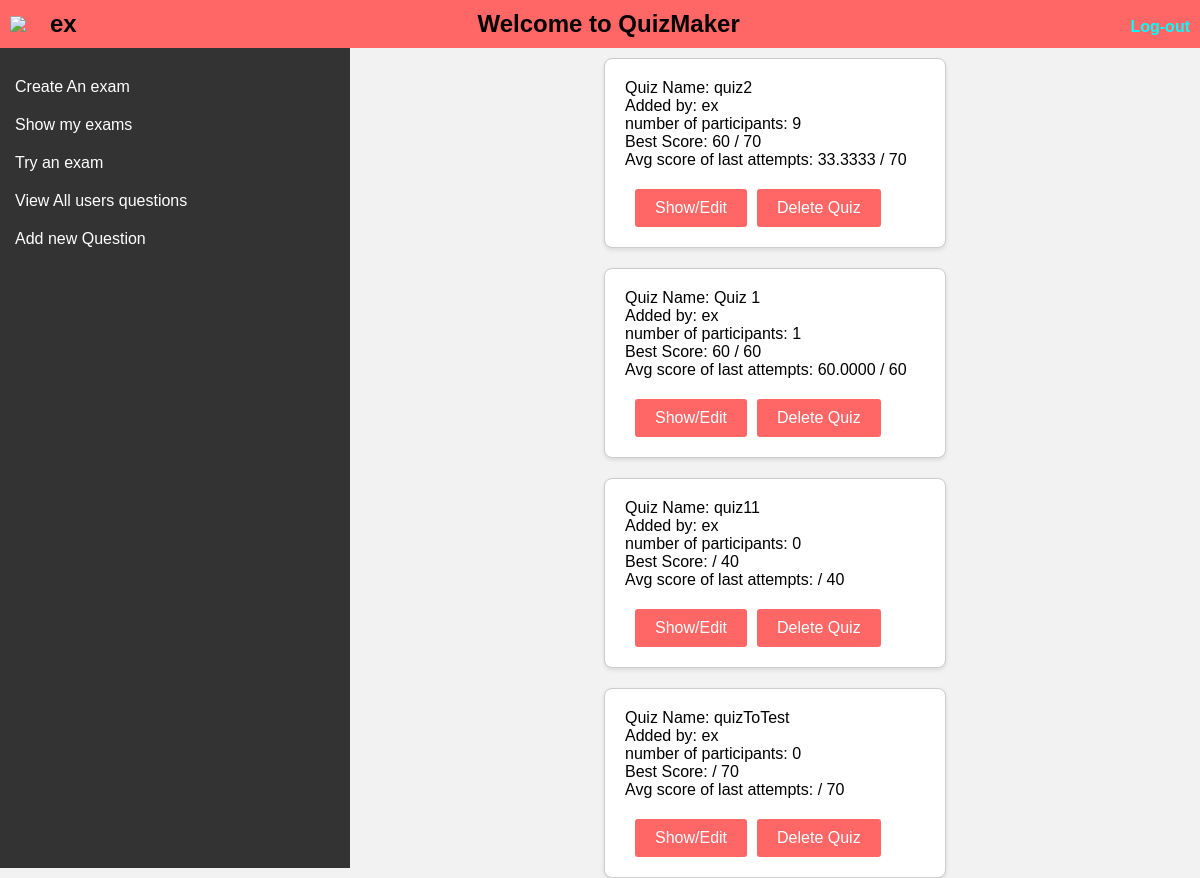
The app's page /Pages/ShowUserExams.php (signed in) with its own data.
### tables this page shows
CREATE TABLE `users` (
  `id` int(11) NOT NULL,
  `username` varchar(255) NOT NULL,
  `email` varchar(255) NOT NULL,
  `password` varchar(50) NOT NULL,
  `role` varchar(10) NOT NULL DEFAULT 'Student'
);

CREATE TABLE `quizes` (
  `id` int(11) NOT NULL,
  `name` varchar(255) NOT NULL,
  `userid` int(11) NOT NULL
);

### DataAccess/Database.php (called while the page is built, shortened)
<?php
class Database
{
    private $host = "localhost:3307";
    private $username = "root";
    private $password = "";
    private $dbname = "quizesdb";
    private $conn;
    function __construct()
    {
        $this->conn = new mysqli($this->host, $this->username, $this->password, $this->dbname);
    }
    public function close()
    {
        if ($this->conn) {
            $this->conn = null;
        }
    }
    function read($query, $params = [])
    {
        try {
            $stmt = $this->conn->prepare($query);
            if (!empty($params)) {
                $paramTypes = str_repeat("s", count($params));
                $stmt->bind_param($paramTypes, ...$params);
            }
            $stmt->execute();
            $result = $stmt->get_result();
            $data = array();
            while ($row = $result->fetch_assoc()) {
                $data[] = $row;
            }
            return $data;
        } catch (Exception $e) {
            throw new Exception("Error reading data: " . $e->getMessage());
        }
    }
}

### phpActions/Signin.php (called while the page is built, shortened)
<?php
class SignIn
{
    private $error = "";
    public function check_login($data)
    {
        if (!empty($data) && is_numeric($data)) {
            $query = "SELECT * FROM users WHERE id = '$data' limit 1";
            try {
                $conn = new Database();
                $userData = $conn->read($query);
                if ($userData) {
                    return $userData[0];
                } else {
                    header("Location: login.php?Login to enter");
                    die;
                }
            } catch (Exception $e) {
                throw new Exception("Error Processing login Request", 1);
            }
        } else {
            unset($_SESSION['user_id']);
            $this->error .= "Please login";
        }
        return $this->error;
    }
}

### phpActions/GetQuizes.php (called while the page is built, shortened)
<?php
class GetQuizes
{
    public function retriveCurrentUserQuizes($userId)
    {
        $query = "SELECT q.id, q.name AS quiz_name, u.username AS user_name FROM quizes q
          JOIN users u ON q.userid = u.id
          Where q.userid = ?";
        try {
            $conn = new Database();
            $quizes = $conn->read($query, [$userId]);
            return $quizes;
        } catch (Exception $e) {
            throw new Exception("Error Retriving quizes: " . $e->getMessage());
        }
    }
}

### phpActions/SaveAttempts.php (called while the page is built, shortened)
<?php
class SaveAttempts
{
    private $conn;
    function __construct($userId, $quiz_id)
    {
        $this->conn = new Database();
        $this->firstAttempt = $this->modifyAttempts($userId, $quiz_id);
    }
    private function modifyAttempts($userid, $quiz_id)
    {
        try {
            $query = "SELECT COUNT(*) AS record_count FROM user_quizes_log WHERE userid = ? AND quizId = ?";
            $result = $this->conn->read($query, [$userid, $quiz_id]);
            if (isset($result[0]['record_count']) && $result[0]['record_count'] > 0) {
                return false;
            } else {
                return true;
            }
        } catch (Exception $e) {
            throw new Exception("Error updating attemps: " . $e->getMessage(), 12);
        }
    }
    public function numberOfparticipantsOfQuiz($quiz_id)
    {
        try {
            $query = "SELECT COUNT(*) as participantNO FROM user_quizes_log WHERE quizId = ? ";
            $result = $this->conn->read($query, [$quiz_id]);
            return $result[0]['participantNO'];
        } catch (Exception $e) {
            throw new Exception("Error getting count", 1);
        }
    }
    public function getScoresStats($quiz_id)
    {
        try {
            $query = "SELECT AVG(score) as avgScore, MAX(score) as maxScore FROM user_quizes_log WHERE quizId = ?";
            $numberOfQuestionsQuery = "SELECT COUNT(*) as numberOfquestions FROM quizes_questions WHERE quizId = ? ";
            $avgScore_MAxScore = $this->conn->read($query, [$quiz_id]);
            $totalQuestions = $this->conn->read($numberOfQuestionsQuery, [$quiz_id]);
            $stats = array(
                'averageLastScore' => $avgScore_MAxScore[0]['avgScore'],
                'maxBestScore' => $avgScore_MAxScore[0]['maxScore'],
                'totalQuestions' => $totalQuestions[0]['numberOfquestions']
            );
            return $stats;
        } catch (Exception $e) {
            throw new Exception("Error getting scores stats:" . $e->getMessage(), 1);
        }
    }
}

### DataAccess/GetQuizesDA.php (the view, shortened to what this page needs)
<?php
include_once("..\phpActions\GetQuizes.php");
include_once("..\phpActions\SaveAttempts.php");
function displayCurrentUserQuizes($userId)
{
    try {
        $getQuizes = new GetQuizes();
        $quizesData = $getQuizes->retriveCurrentUserQuizes($userId);
        echo '<div class="quizes-div">';
        if (count($quizesData) > 0) {
            foreach ($quizesData as $quizData) {
                $quizId = $quizData['id'];
                $quizName = $quizData['quiz_name'];
                $addedByUsername = $quizData['user_name'];
                $getPreviousAttempts = new SaveAttempts($userId, $quizId);
                $numberOfParticipants = $getPreviousAttempts->numberOfparticipantsOfQuiz($quizId);
                $scoreStats = $getPreviousAttempts->getScoresStats($quizId);
                $totalScore = $scoreStats['totalQuestions'] * 10;
                echo '<form class="form-card" action="EditDeleteQuiz.php" method="post">';
                echo '<p>Quiz Name: ' . $quizName . '</p>';
                echo '<p>Added by: ' . $addedByUsername . '</p>';
                echo "<p>number of participants: $numberOfParticipants</p>";
                echo "<p>Best Score: {$scoreStats['maxBestScore']} / $totalScore</p>";
                echo "<p>Avg score of last attempts: {$scoreStats['averageLastScore']} / $totalScore</p>";
                echo '<button type="submit" name="val" value ="Show">Show/Edit</button>';
                echo '<button id="deleteQuiz" type="submit"  name="val" value ="Delete">Delete Quiz</button>';
                echo '</form>';
            }
        } else {
            echo "<p style='font-size:24px;color:Green;margin-top:30px;padding:10px'>You have not created any exams yet !!!</p>";
        }
        echo '</div>';
    } catch (Exception $e) {
        echo $e->getMessage();
    }
}

### Pages/Header-SideBar.php (shortened to what this page needs)
<?php
function formatSideBar($userType)
{
    $sidebar = "";
    if ($userType == "Teacher") {
        $sidebar = "<div id='sidebar'>
        <a href='CreateAQuiz.php?'>Create An exam</a>
        <a href='ShowUserExams.php?'>Show my exams</a>
        <a href='AttemptQuiz2.php'>Try an exam</a>
        <a href='SeeAllQuestions.php'>View All users questions</a>
        <a href='addQuestion.php'>Add new Question</a>
        </div>";
    } else {
        $sidebar = "<div id='sidebar'>
        <a href='AttemptQuiz2.php'>Attempt a multiple choice exam</a>
        </div>";
    }
    echo $sidebar;
}
function formatHeader($data)
{
    echo "<div class='user-info'>";
    echo "<img src='..\..\..\..\..\Social Website\images\user_male.jpg' width='20px'/>";
    echo "<h2 class='user-name'>" . $data['username'] . "</h2>";
    echo "</div>";
    echo "<div class='welcome-message'>";
    echo "<a href='index.php'><h2>Welcome to QuizMaker</h2></a>";
    echo "</div>";
    echo "<div class='logout-button'>";
    echo "<h2><a href='logout.php' class='logout-button'>Log-out</a></h2>";
    echo "</div>";
}
?>
<!DOCTYPE html>
<html lang="en">
<head>
    <link rel="stylesheet" href="//code.jquery.com/ui/1.13.2/themes/base/jquery-ui.css">
</head>
<body>
</body>
</html>

### CSS/startQuiz.css (style rules this page uses)
a { text-decoration: none; color: black; }
button { background-color: #ff5555; color: white; border: none; padding: 10px 20px; margin-top: 50px; border-radius: 4px; cursor: pointer; font-size: 16px; }
.quizes-div { display: flex; flex-wrap: wrap; justify-content: center; max-height: 200px; width: 50%; margin: 0 auto; }
.form-card { border: 1px solid #ccc; border-radius: 8px; padding: 20px; margin: 10px; box-shadow: 0 2px 4px rgba(0, 0, 0, 0.1); width: 300px; background-color: #fff; }
.form-card button { background-color: #007bff; color: #fff; border: none; border-radius: 4px; padding: 8px 16px; cursor: pointer; }

### CSS/indexPage.css (style rules this page uses)
body, h1, h2, h3, p, ul, li { margin: 0; padding: 0; }
body { height: 100%; font-family: sans-serif; background-color: #f2f2f2; }
form { margin-top: 20px; }
button[type="submit"], button[type="button"] { background-color: #ff6666; color: white; border: none; margin-top: 20px; padding: 10px 20px; border-radius: 3px; cursor: pointer; }
.user-info { display: flex; align-items: center; }
.user-name { color: black; margin-left: 20px; margin-right: 10px; }
.welcome-message { text-align: center; }
.logout-button { text-decoration: none; font-size: 16px; color: aqua; }
#sidebar { width: 350px; background-color: #333; min-height: 800px; color: #fff; padding-top: 20px; }
#sidebar a { display: block; padding: 10px 15px; text-decoration: none; color: #fff; transition: background-color 0.3s; }

### CSS/DeleteQuestions.css (style rules this page uses)
button { background-color: #ff6666; color: white; border: none; margin-top: 20px; padding: 10px 20px; margin-left: 10px; border-radius: 3px; cursor: pointer; }

### records on screen
users: username "ex"
quizes: name "quiz2", userid.username "ex", numberOfParticipants "9", maxBestScore "60", totalScore "70", averageLastScore "33.3333"
quizes: name "Quiz 1", userid.username "ex", numberOfParticipants "1", maxBestScore "60", totalScore "60", averageLastScore "60.0000"
quizes: name "quiz11", userid.username "ex", numberOfParticipants "0", totalScore "40"
quizes: name "quizToTest", userid.username "ex", numberOfParticipants "0", totalScore "70"
